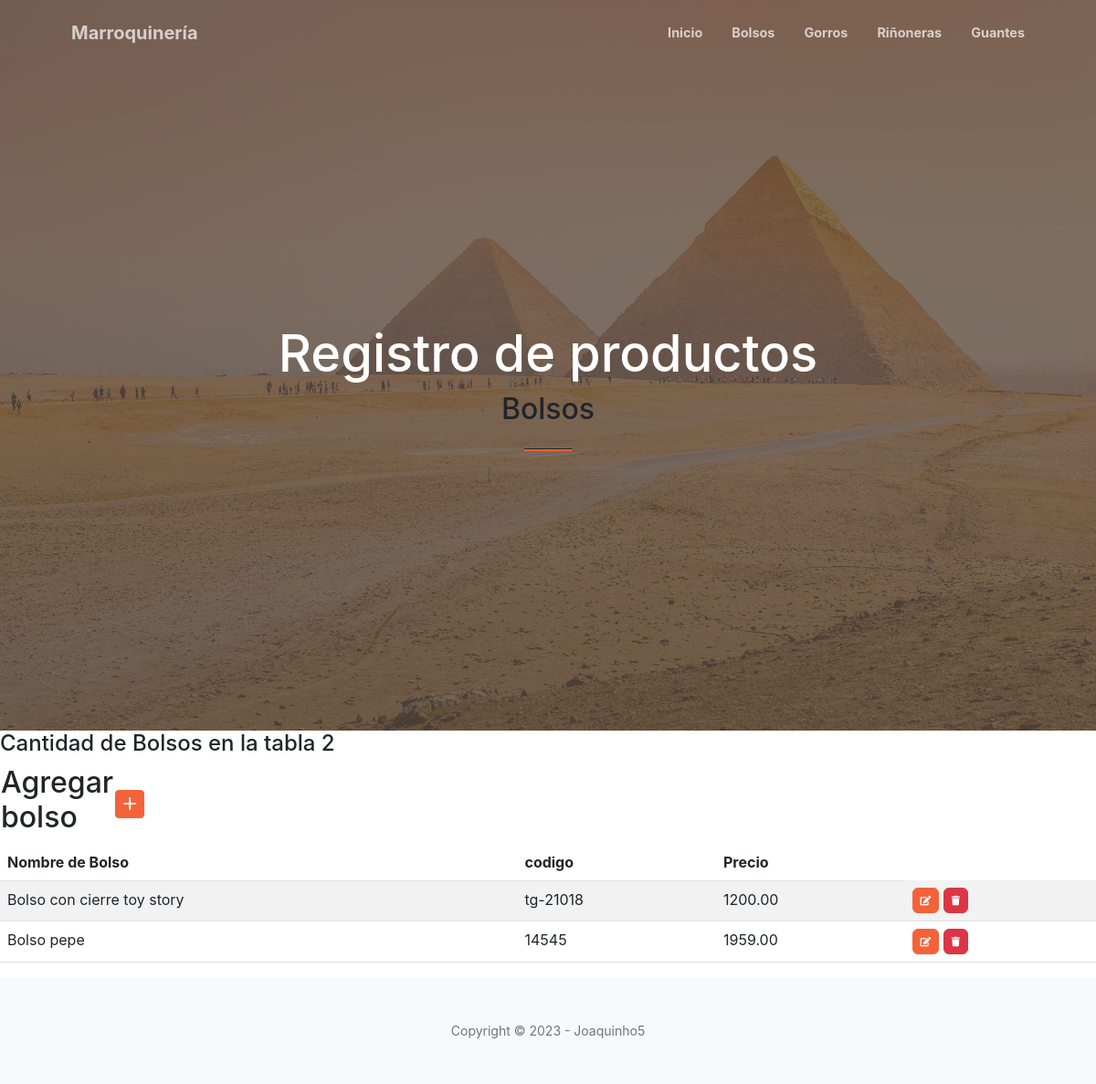
Before: /bolsos/ with the older database file.
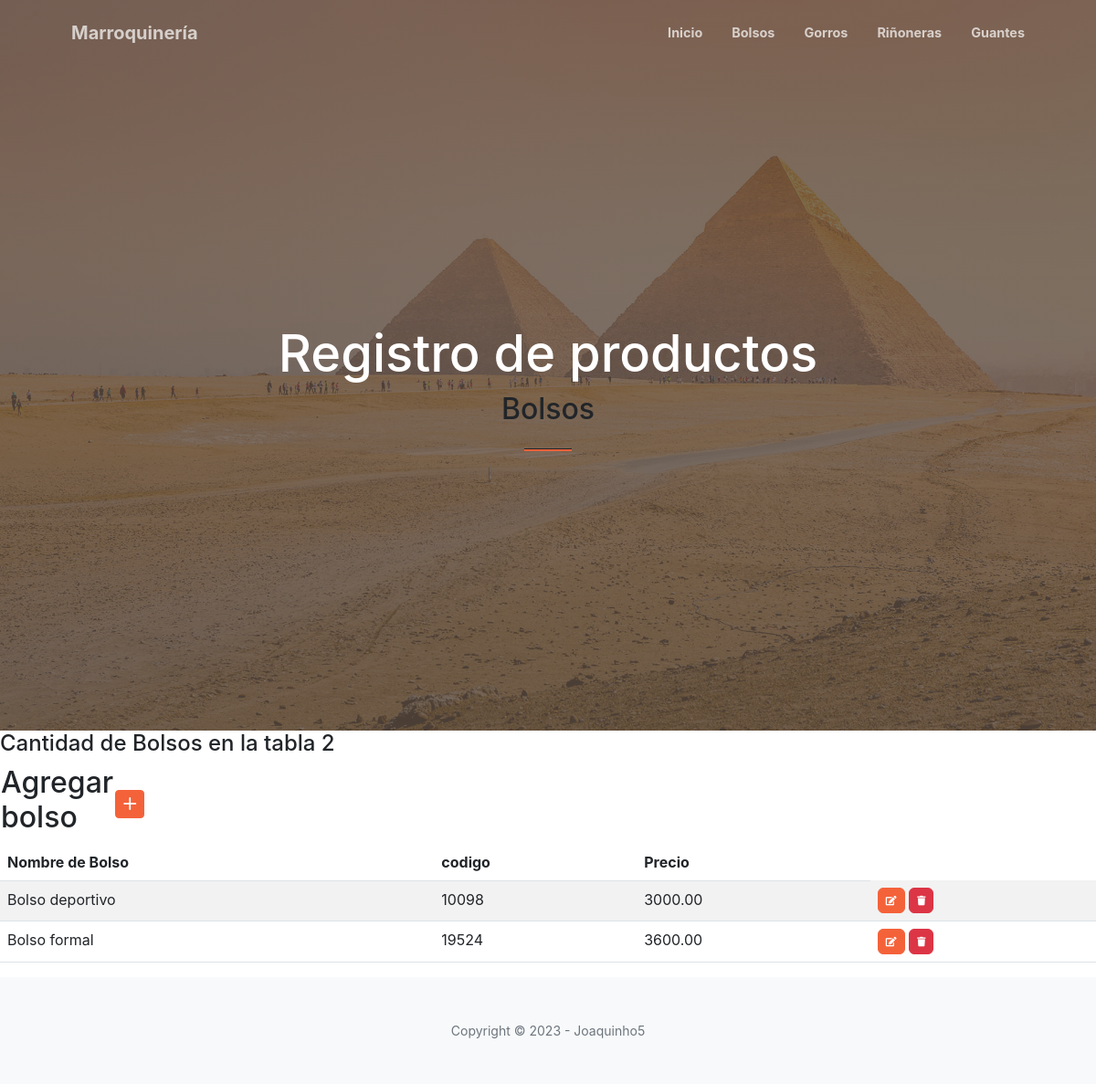
After: the same page with the newer database file.
### aplicacion/models.py (models this page shows, shortened)
class Bolso(models.Model):
    nombre = models.CharField(max_length=200)
    codigo = models.CharField(max_length=200)
    precio = models.DecimalField(max_digits=10, decimal_places=2)

### aplicacion/views.py (the view)
# urls.py: path('bolsos/', bolso, name="bolso"),
def bolso(request):
    contexto = {'Bolsos': Bolso.objects.all()}
    return render(request, "aplicacion/bolso.html", contexto)

### aplicacion/templates/aplicacion/bolso.html
{% extends 'aplicacion/base.html' %}
{% load static %}
{% block titulo %}
    Bolsos
{% endblock titulo %}
{% block contenido %}
<h4>Cantidad de Bolsos en la tabla {{ Bolsos|length }}</h4>
<table>
    <tr>
        <td width="120"><h2>Agregar bolso</h2></td>
        <td>
            <a href="{% url 'createBolso' %}" class="btn btn-primary btn-sm">
                <i class="bi bi-plus-lg" title="New Record"></i>
            </a>
        </td>
    </tr>
</table>
<table class="table table-striped">
    <thead>
        <tr>
            <th>Nombre de Bolso</th>
            <th>codigo</th>
            <th>Precio</th>
        </tr>
    </thead>
    <tbody>
{% for g in Bolsos %}
        <tr>
            <td>{{ g.nombre }}</td>
            <td>{{ g.codigo }}</td>
            <td>{{ g.precio }}</td>
            <td>
                <a href="{% url 'updateBolso' g.id %}" class="btn btn-primary" style="--bs-btn-padding-y: .25rem; --bs-btn-padding-x: .5rem; --bs-btn-font-size: .75rem;">
                    <i class="fas fa-edit fa-sm" title="Edit Record"></i>
                </a>
                <a href="{% url 'deleteBolso' g.id %}" class="btn btn-danger" style="--bs-btn-padding-y: .25rem; --bs-btn-padding-x: .5rem; --bs-btn-font-size: .75rem;">
                    <i class="fas fa-trash fa-sm" title="Delete Record"></i>
                </a>
            </td>
        </tr>
{% endfor %}
    </tbody>
</table>
{% endblock contenido %}

### aplicacion/templates/aplicacion/base.html (shortened to what this page needs)
<!DOCTYPE html>
<html lang="en">
    <head>
        {% load static %}
        <link href="https://cdn.jsdelivr.net/npm/bootstrap-icons@1.5.0/font/bootstrap-icons.css" rel="stylesheet" />
        <link href="https://cdnjs.cloudflare.com/ajax/libs/font-awesome/5.15.4/css/all.min.css" rel="stylesheet" />
        <link href="https://cdnjs.cloudflare.com/ajax/libs/SimpleLightbox/2.1.0/simpleLightbox.min.css" rel="stylesheet" />
        <link href="{% static 'aplicacion/css/styles.css' %}" rel="stylesheet" />
    </head>
    <body id="page-top">
        <nav class="navbar navbar-expand-lg navbar-light fixed-top py-3" id="mainNav">
            <div class="container px-4 px-lg-5">
                <a class="navbar-brand" href="#page-top">Marroquinería</a>
                <div class="collapse navbar-collapse" id="navbarResponsive">
                    <ul class="navbar-nav ms-auto my-2 my-lg-0">
                        <li class="nav-item"><a class="nav-link" href="{% url 'base' %}">Inicio</a></li>
                        <li class="nav-item"><a class="nav-link" href="{% url 'bolso' %}">Bolsos</a></li>
                        <li class="nav-item"><a class="nav-link" href="{% url 'gorro' %}">Gorros</a></li>
                        <li class="nav-item"><a class="nav-link" href="{% url 'rinionera' %}">Riñoneras</a></li>
                        <li class="nav-item"><a class="nav-link" href="{% url 'guante' %}">Guantes</a></li>
                    </ul>
                </div>
            </div>
        </nav>
        <header class="masthead">
            <div class="container px-4 px-lg-5 h-100">
                <div class="row gx-4 gx-lg-5 h-100 align-items-center justify-content-center text-center">
                    <div class="col-lg-8 align-self-end">
                        <h1 class="text-white font-weight-bold">Registro de productos</h1>
                        <h2>
                            {% block titulo %}
                            {% endblock titulo %}
                        </h2>
                        <hr class="divider" />
                    </div>
                </div>
            </div>
        </header>
        {% block contenido %}
        {% endblock contenido %}
        <footer class="bg-light py-5">
            <div class="container px-4 px-lg-5"><div class="small text-center text-muted">Copyright &copy; 2023 - Joaquinho5</div></div>
        </footer>
    </body>
</html>

Changed rows visible on the page:
removed Bolso: nombre "Bolso con cierre toy story", codigo "tg-21018", precio "1200.00"
removed Bolso: nombre "Bolso pepe", codigo "14545", precio "1959.00"
added Bolso: nombre "Bolso deportivo", codigo "10098", precio "3000.00"
added Bolso: nombre "Bolso formal", codigo "19524", precio "3600.00"
